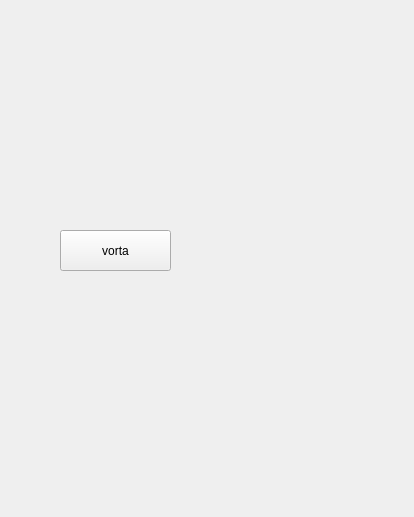
<?xml version="1.0" encoding="UTF-8"?>
<ui version="4.0">
 <class>MainWindow</class>
 <widget class="QMainWindow" name="MainWindow">
  <property name="geometry">
   <rect>
    <x>0</x>
    <y>0</y>
    <width>414</width>
    <height>517</height>
   </rect>
  </property>
  <property name="windowTitle">
   <string>MainWindow</string>
  </property>
  <widget class="QWidget" name="centralwidget">
   <widget class="QLabel" name="label">
    <property name="geometry">
     <rect>
      <x>-210</x>
      <y>-40</y>
      <width>851</width>
      <height>601</height>
     </rect>
    </property>
    <property name="text">
     <string/>
    </property>
    <property name="pixmap">
     <pixmap resource="../telasa.qrc">:/telas/20 fim.jpg</pixmap>
    </property>
    <property name="scaledContents">
     <bool>true</bool>
    </property>
   </widget>
   <widget class="QPushButton" name="vortaButton">
    <property name="geometry">
     <rect>
      <x>60</x>
      <y>230</y>
      <width>111</width>
      <height>41</height>
     </rect>
    </property>
    <property name="text">
     <string>vorta</string>
    </property>
   </widget>
  </widget>
 </widget>
 <resources>
  <include location="../telasa.qrc"/>
 </resources>
 <connections/>
</ui>
